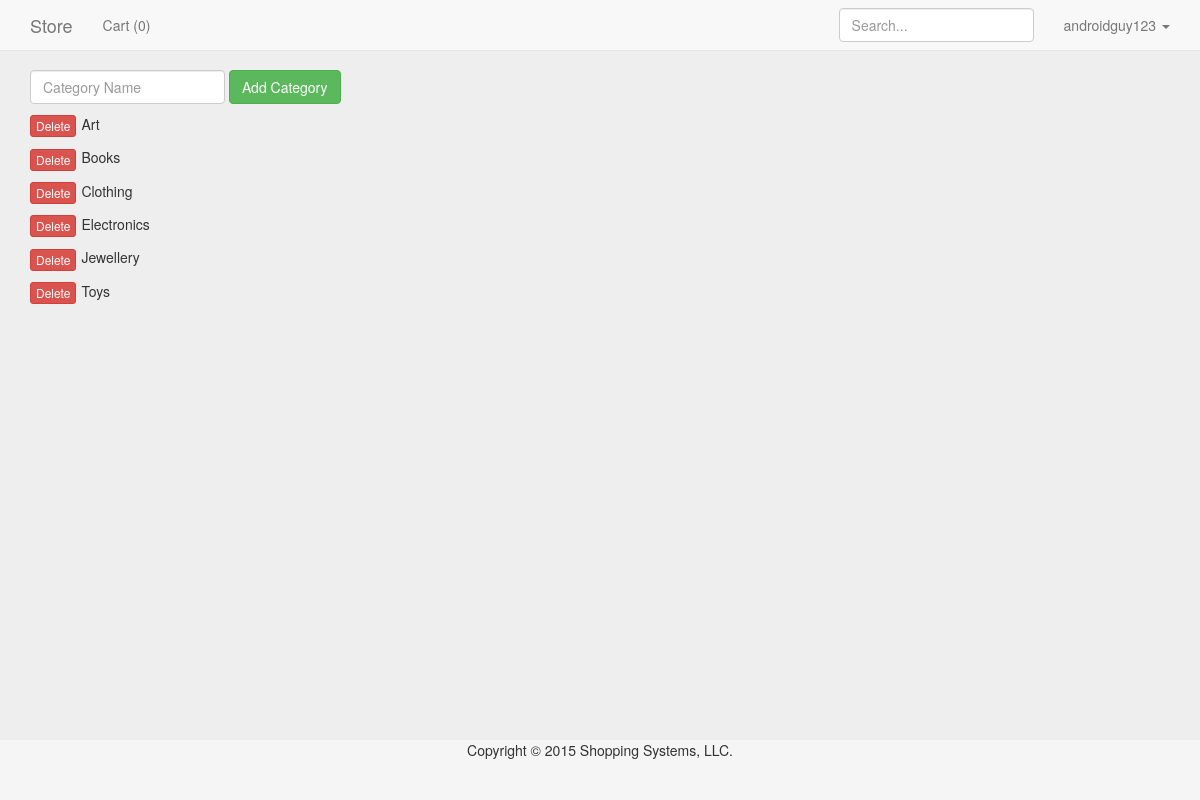
Page /categories.php (signed in) on the committed database.
### tables this page shows
CREATE TABLE categories(
  category_id int NOT NULL AUTO_INCREMENT,
  category_name varchar(255) NOT NULL,
  PRIMARY KEY (category_id)
);

### php/verify_login.php (called while the page is built, shortened)
<?php
	function isLoggedIn(){
		return $_SESSION['username'] != null;
	}
	function isAdmin(){
		if(isLoggedIn()){
			global $user;
			return $user['admin'];
		}
		else{
			return false;
		}
	}
	function isVendor(){
		if(isLoggedIn()){
			global $user;
			if($user == null){
				$qu = "SELECT * FROM shopping_users WHERE username = '{$_SESSION['username']}'";
				$r = mysqli_query($GLOBALS['dbc'],$qu);
				$user = mysqli_fetch_array($r);
			}
			return $user['vendor'];
		}
		else{
			return false;
		}
	}
?>

### categories.php (the view, shortened to what this page needs)
<?php include("php/header.php"); ?>
<div class="container">
	<div>
		<div class="clearfix" style="margin-bottom:10px">
			<form class="form-inline" action="" method="POST">
				<input class="form-control" type="text" name="category_name" placeholder="Category Name">
				<input class="btn btn-success" type="submit" name="AddButton" value="Add Category">
			</form>
		</div>
		<?php
			if(isAdmin() == false){
				header("LOCATION: index.php");
			}
			else{
				$q = "SELECT * FROM categories ORDER BY category_name ASC";
				$r = mysqli_query($dbc,$q);
				while($category = mysqli_fetch_array($r)){
					echo "<div class=\"clearfix\" style=\"margin-bottom:10px;\">";
					echo "<form class=\"pull-left\" action=\"\" method=\"POST\"><input type=\"text\" name=\"category_id\" value=\"{$category['category_id']}\" hidden><input type=\"submit\" name=\"DeleteButton\" value=\"Delete\" class=\"btn btn-danger btn-xs\"></form>";
					echo "<span style=\"margin-left:5px\">{$category['category_name']}</span>";
					echo "</div>";
				}
			}
		?>
	</div>
</div>
<?php include("php/footer.php"); ?>

### css/custom.css (style rules this page uses)
html { position:relative; min-height:100%; }
body { margin-top: 70px; margin-bottom:60px; background-color:#eee; }

### rows in the picture
categories: category_name "Art"
categories: category_name "Books"
categories: category_name "Clothing"
categories: category_name "Electronics"
categories: category_name "Jewellery"
categories: category_name "Toys"

### other values in the picture
$_SESSION['username'] "androidguy123"
